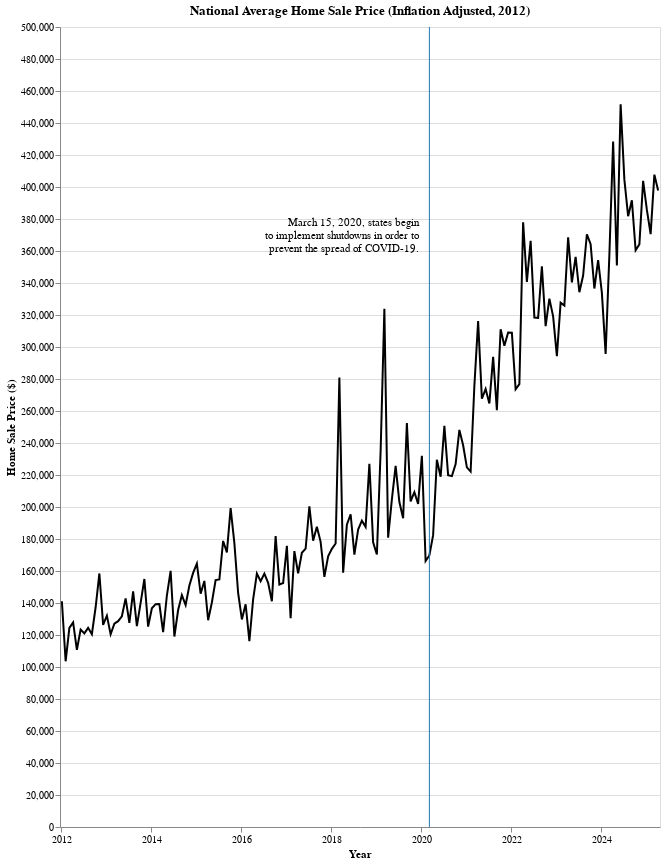

Notebook cell for this chart:
### Code cell
# Add a single line, and text annotation for beginning of COVID lockdowns.
df_covid_point = df_nat_avg[df_nat_avg['DATE']=='2020-03-01']
df_covid_point['text1'] = 'March 15, 2020, states begin'
df_covid_point['text2'] = 'to implement shutdowns in order to'
df_covid_point['text3'] = 'prevent the spread of COVID-19.'

# Mark one red vertical line.
covid_line = alt.Chart(
    df_covid_point
    ).mark_rule(
        color='#1f77b4',
        opacity=1
        ).encode(
            x = alt.X('DATE'),
            )

# Three lines of text to fit inside chart boundaries.
covid_text1 = covid_line.mark_text(
    align="right",
    baseline="top",
    dx=-10,
    dy=-210
).encode(text='text1:N')
covid_text2 = covid_line.mark_text(
    align="right",
    baseline="top",
    dx=-10,
    dy=-197
).encode(text='text2:N')
covid_text3 = covid_line.mark_text(
    align="right",
    baseline="top",
    dx=-10,
    dy=-184
).encode(text='text3:N')

# Chart for national average line, plus COVID line and text.
covid_marks = covid_line+covid_text1+covid_text2+covid_text3
line_nat_avg+covid_marks

### Figure 1 — Vega-Lite specification as saved in the notebook (floating-point values rounded to 4 significant figures; data arrays with more than 128 entries replaced by an {"elided": "..."} marker saying what was removed)
{"config": {"view": {"continuousWidth": 300, "continuousHeight": 300}}, "layer": [{"data": {"name": "data-139a7d8e95d6ced2183e493bbd3eb167"}, "mark": {"type": "line", "color": "black"}, "encoding": {"x": {"axis": {"labelAngle": 0, "labelExpr": "datum.label == '2012-01-01' ? '2012'    : datum.label == '2014-01-01' ? '2014'    : datum.label == '2016-01-01' ? '2016'    : datum.label == '2018-01-01' ? '2018'    : datum.label == '2020-01-01' ? '2020'    : datum.label == '2022-01-01' ? '2022'    : datum.label == '2024-01-01' ? '2024'    : 'Other'", "title": "Year", "values": ["2012-01-01", "2014-01-01", "2016-01-01", "2018-01-01", "2020-01-01", "2022-01-01", "2024-01-01"]}, "field": "DATE", "type": "nominal"}, "y": {"field": "SALE_PRICE", "title": "Home Sale Price ($)", "type": "quantitative"}}, "title": "National Average Home Sale Price (Inflation Adjusted, 2012)"}, {"layer": [{"mark": {"type": "rule", "color": "#1f77b4", "opacity": 1}, "encoding": {"x": {"field": "DATE", "type": "nominal"}}}, {"mark": {"type": "text", "align": "right", "baseline": "top", "dx": -10, "dy": -210}, "encoding": {"text": {"field": "text1", "type": "nominal"}, "x": {"field": "DATE", "type": "nominal"}}}, {"mark": {"type": "text", "align": "right", "baseline": "top", "dx": -10, "dy": -197}, "encoding": {"text": {"field": "text2", "type": "nominal"}, "x": {"field": "DATE", "type": "nominal"}}}, {"mark": {"type": "text", "align": "right", "baseline": "top", "dx": -10, "dy": -184}, "encoding": {"text": {"field": "text3", "type": "nominal"}, "x": {"field": "DATE", "type": "nominal"}}}], "data": {"name": "data-557e4a16716a842a89b0060d7cc71aad"}}], "height": 800, "width": 600, "$schema": "https://vega.github.io/schema/vega-lite/v5.17.0.json", "datasets": {"data-139a7d8e95d6ced2183e493bbd3eb167": {"elided": "160 records"}, "data-557e4a16716a842a89b0060d7cc71aad": [{"DATE": "2020-03-01", "SALE_PRICE": 169700.0, "text1": "March 15, 2020, states begin", "text2": "to implement shutdowns in order to", "text3": "prevent the spread of COVID-19."}]}}
